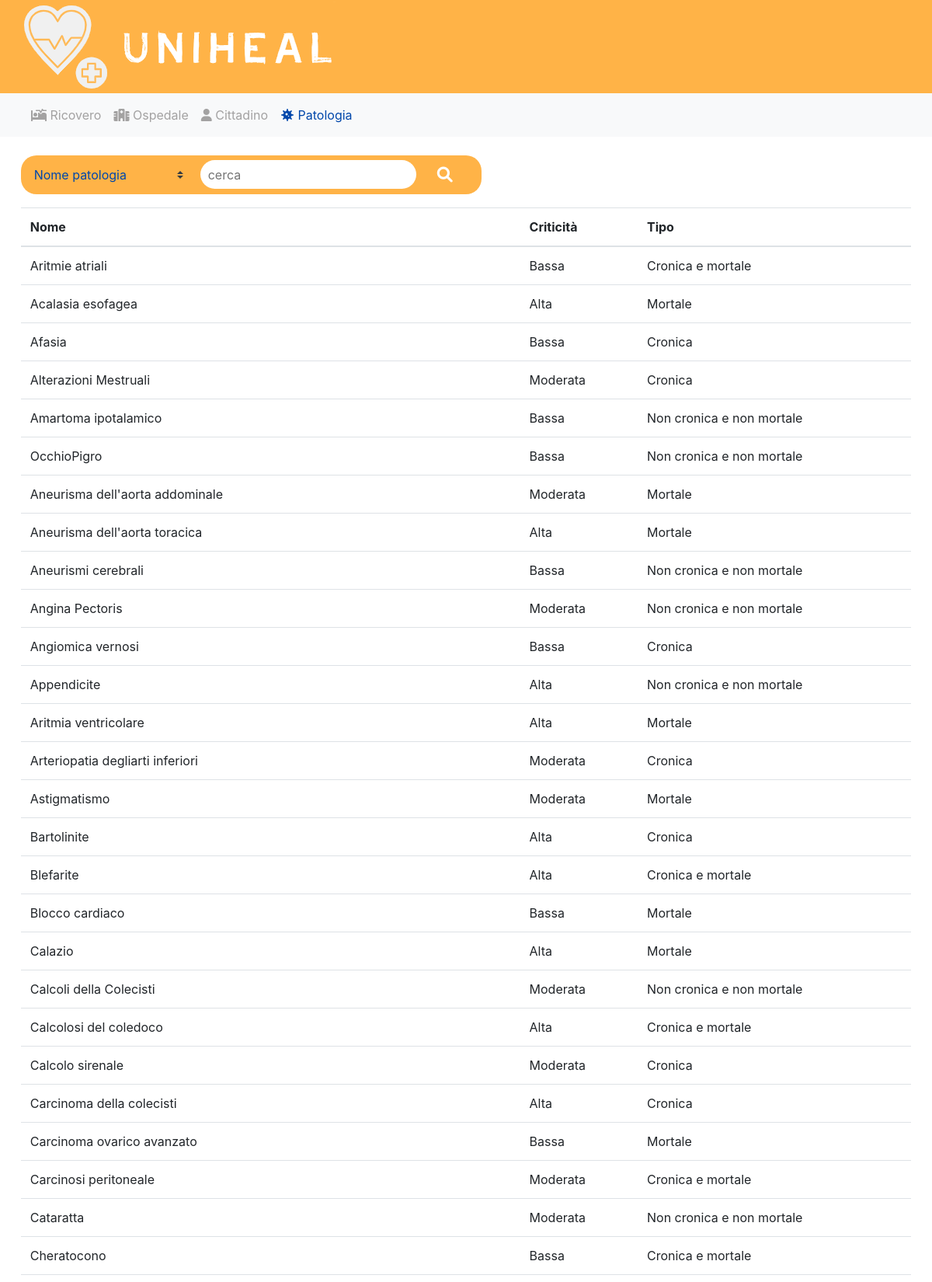
/patologia/ (upper part), run on the app's committed database.
### tables/models.py (models this page shows, shortened)
class PatologiaTable(models.Model):
    codice = models.CharField(max_length=10)
    nome = models.CharField(max_length=120)
    criticita = models.CharField(max_length=20)
    cronica = models.CharField(max_length=1)
    mortale = models.CharField(max_length=1)

### tables/views.py (the view)
# urls.py: path('patologia/', searchPatologie, name='listaPat'),
def searchPatologie(request):
    search_option = request.GET.get('inlineFormCustomSelect', '')
    search_value = request.GET.get('cerca', '')
    if search_option == '3' or search_option == '4' or search_option == '5' or search_option == '6':
        search_value = '1'
    if search_option and search_value:
        if search_option == '1':
            queryset = PatologiaTable.objects.filter(nome__icontains=search_value)
        elif search_option == '2':
            queryset = PatologiaTable.objects.filter(criticita__icontains=search_value)
        elif search_option == '3':
            queryset = PatologiaTable.objects.filter(Q(cronica='1') & ~Q(mortale='1'))
        elif search_option == '4':
            queryset = PatologiaTable.objects.filter(~Q(cronica='1') & Q(mortale='1'))
        elif search_option == '5':
            queryset = PatologiaTable.objects.filter(Q(cronica='1') & Q(mortale='1'))
        elif search_option == '6':
            queryset = PatologiaTable.objects.filter(~Q(cronica='1') & ~Q(mortale='1'))
    else:
        queryset = PatologiaTable.objects.all()
    return render(request, 'Patologie.html', {'queryset': queryset})

### templates/Patologie.html (shortened to what this page needs)
{% extends "base.html" %}
{% block search_option %}
    <option value="1">Nome patologia</option>
{% endblock search_option %}
{% block content %}
    <div class="container-fluid">
        <table class="table">
            <thead>
                <tr>
                    <th>Nome</th>
                    <th>Criticità</th>
                    <th>Tipo</th>
                </tr>
            </thead>
            <tbody>
                {% for object in queryset  %}
                <tr>
                    <td>{{ object.nome }}</td>
                    <td>{{ object.criticita }}</td>
                    {% if object.cronica == "1" and object.mortale != "1" %}
                        <td>Cronica</td>
                    {% endif %}
                    {% if object.cronica == "1" and object.mortale == "1" %}
                        <td>Cronica e mortale</td>
                    {% endif %}
                    {% if object.cronica != "1" and object.mortale == "1" %}
                        <td>Mortale</td>
                    {% endif %}
                    {% if object.cronica != "1" and object.mortale != "1" %}
                        <td>Non cronica e non mortale</td>
                    {% endif %}
                </tr>
                {% empty %}
                <tr>
                    <td colspan="5">Nessun record trovato</td>
                </tr>
                {% endfor %}
            </tbody>
        </table>
    </div>
{% endblock content %}

### templates/base.html (shortened to what this page needs)
<!DOCTYPE html>
<html lang="it">
    <head>
        {% load static %}
        <link rel="stylesheet" href="https://cdnjs.cloudflare.com/ajax/libs/font-awesome/6.0.0-beta3/css/all.min.css">
        <link rel="stylesheet" href="https://cdn.jsdelivr.net/npm/bootstrap@4.3.1/dist/css/bootstrap.min.css">
        <link href="https://stackpath.bootstrapcdn.com/bootstrap/4.3.1/css/bootstrap.min.css" rel="stylesheet">
        <link rel="stylesheet" href="{% static 'css/uniheal.css' %}">
    </head>
    <body>
        <header>
            <a href="{% url 'listaRic' %}"><img src="{% static '/img/logoProgWeb2_t.png' %}"></a>
        </header>
        <nav class="navbar navbar-expand-lg navbar-light bg-light">
            <div class="collapse navbar-collapse" id="navbarSupportedContent">
                <ul class="navbar-nav mr-auto">
                    <li class="nav-item">
                        <a id="homeNav" class="nav-link active" aria-current="page" href="{% url 'listaRic' %}"><div class="nameNav"><i class="fa-solid fa-bed-pulse"></i> Ricovero</div></a>
                    </li>
                    <li class="nav-item">
                        <a id="ospNav" class="nav-link active" aria-current="page" href="{% url 'listaOsp' %}"><div class="nameNav"><i class="fa-solid fa-hospital"></i> Ospedale</div></a>
                    </li>
                    <li class="nav-item">
                        <a id="persNav" class="nav-link active" aria-current="page" href="{% url 'listaPers' %}"><div class="nameNav"><i class="fa-solid fa-user"></i> Cittadino</div></a>
                    </li>
                    <li class="nav-item">
                        <a id="patoNav" class="nav-link active" aria-current="page" href="{% url 'listaPat' %}"><div class="nameNav"><i class="fa-solid fa-virus"></i> Patologia</div></a>
                    </li>
                </ul>
            </div>
        </nav>
        <div class="container-fluid">
          <div >
            <div class="research-row">
              <form method="GET">
                <div class="form-row align-items-center">
                  <div class="col-auto my-1">
                    <select class="custom-select mr-sm-2" id="inlineFormCustomSelect" name="inlineFormCustomSelect">
                      {% block search_option %}
                      {% endblock search_option %}
                    </select>
                  </div>
                  <div class="search_bar">
                    <input id="cerca" name="cerca" type="text" placeholder="cerca" />
                  </div>
                  <div class="col-auto my-1">
                    <button type="submit" class="btn btn-primary"><i id="pulsRicerca" class="fa-solid fa-magnifying-glass"></i></button>
                  </div>
                </div>
              </form>
            </div>
          </div>
        </div>
        {% block content %}
        {% endblock content %}
    </body>
</html>

### static/css/uniheal.css (style rules this page uses)
header { display: flex; align-items: left; justify-content: left; width: 100%; background-position: center; color: #fff; background-color: #FFB347; font-size: 40px; padding-top: 0.2%; padding-left: 30px; }
.form-row { clear: both; background: #FFB347; border-radius: 20px; margin-top: 2%;; margin-bottom: 1.5%;; clear: both; width: fit-content; margin-left: 1%; margin-right: auto; padding-right: 20px; }
.custom-select { border: none; border-radius: 20px; padding: .375rem 1.75rem .375rem .75rem; margin-right: 10px; background-color: transparent; color: #0047AB; }
.search_bar input[type="text"] { border: none; padding: 10px; margin-right: 5px; margin-left: 5px; width: 100%; border-radius: 20px; height: 2.3em; }
.btn-primary { border: none; border-radius: 10px; margin-left: 15px; color: #fff; background: transparent; box-shadow: none; font-size: 20px; cursor: pointer; transition: all 0.5s; }
.table { clear: both; width: 98%; margin-left: auto; margin-right: auto; }

### data on the page
PatologiaTable: nome "Aritmie atriali", criticita "Bassa", cronica "Cronica e mortale"
PatologiaTable: nome "Acalasia esofagea", criticita "Alta", cronica "Mortale"
PatologiaTable: nome "Afasia", criticita "Bassa", cronica "Cronica"
PatologiaTable: nome "Alterazioni Mestruali", criticita "Moderata", cronica "Cronica"
PatologiaTable: nome "Amartoma ipotalamico", criticita "Bassa", cronica "Non cronica e non mortale"
PatologiaTable: nome "OcchioPigro", criticita "Bassa", cronica "Non cronica e non mortale"
PatologiaTable: nome "Aneurisma dell'aorta addominale", criticita "Moderata", cronica "Mortale"
PatologiaTable: nome "Aneurisma dell'aorta toracica", criticita "Alta", cronica "Mortale"
PatologiaTable: nome "Aneurismi cerebrali", criticita "Bassa", cronica "Non cronica e non mortale"
PatologiaTable: nome "Angina Pectoris", criticita "Moderata", cronica "Non cronica e non mortale"
PatologiaTable: nome "Angiomica vernosi", criticita "Bassa", cronica "Cronica"
PatologiaTable: nome "Appendicite", criticita "Alta", cronica "Non cronica e non mortale"
PatologiaTable: nome "Aritmia ventricolare", criticita "Alta", cronica "Mortale"
PatologiaTable: nome "Arteriopatia degliarti inferiori", criticita "Moderata", cronica "Cronica"
PatologiaTable: nome "Astigmatismo", criticita "Moderata", cronica "Mortale"
PatologiaTable: nome "Bartolinite", criticita "Alta", cronica "Cronica"
PatologiaTable: nome "Blefarite", criticita "Alta", cronica "Cronica e mortale"
PatologiaTable: nome "Blocco cardiaco", criticita "Bassa", cronica "Mortale"
PatologiaTable: nome "Calazio", criticita "Alta", cronica "Mortale"
PatologiaTable: nome "Calcoli della Colecisti", criticita "Moderata", cronica "Non cronica e non mortale"
PatologiaTable: nome "Calcolosi del coledoco", criticita "Alta", cronica "Cronica e mortale"
PatologiaTable: nome "Calcolo sirenale", criticita "Moderata", cronica "Cronica"
PatologiaTable: nome "Carcinoma della colecisti", criticita "Alta", cronica "Cronica"
PatologiaTable: nome "Carcinoma ovarico avanzato", criticita "Bassa", cronica "Mortale"
PatologiaTable: nome "Carcinosi peritoneale", criticita "Moderata", cronica "Cronica e mortale"
PatologiaTable: nome "Cataratta", criticita "Moderata", cronica "Non cronica e non mortale"
PatologiaTable: nome "Cheratocono", criticita "Bassa", cronica "Cronica e mortale"
